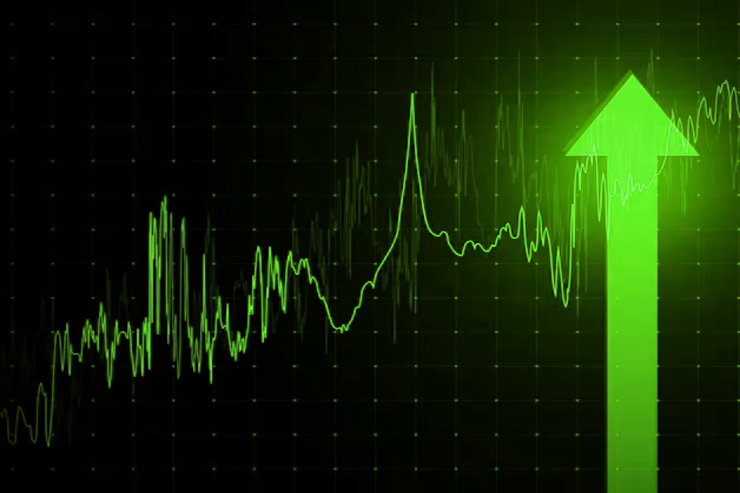
#> input picture images/background-up.png, 740 x 493 px
$ python generate.py
#> lines starting #> are read from the running program, lines starting #| are printed output that depends on the picture; after the words box and inside, x2 and y2 are one past the last pixel; in counts of white or black regions, pixels touching at a corner belong together
import datetime
import os
import re
import zoneinfo

from PIL import Image, ImageColor, ImageDraw, ImageFont, ImageOps

# [74 lines left out: function create_card, not called in this run]


WHITE = "#FFFFFF"
MUTED = "#D8DCE3"  # soft off-white for secondary text
# UP_COLOR = "#3DDC55"
UP_COLOR = "#4AFF47"
# DOWN_COLOR = "#FF4747"
DOWN_COLOR = "#FF0000"

STATUS_COLORS = {
    # "UP": "#3DDC55",     # green
    "UP": "#4AFF47",     # green
    # "DOWN": "#FF4747",   # red
    "DOWN": "#FF0000",   # red
    "EQUAL": "#B7BDC6",  # neutral gray
}

STATUS_SYMBOLS = {
    "UP": "+",
    "DOWN": "-",
    "EQUAL": "",
}


# ==========================================
# HELPER FUNCTIONS
# ==========================================
def get_now():
    tz = zoneinfo.ZoneInfo("Asia/Phnom_Penh")
    now = datetime.datetime.now(tz)
    return now.strftime("%Y %b %d | %I:%M:%S %p")


# [15 lines left out: functions safe_float, get_summary_text, not called in this run]


def parse_issue_summary(issueSummary):
    """
    Parses issue summary strings dynamically.
    Handles dual levels ("Upper (...) +0% | Lower (...) -0%"),
    single level ("Lower (7,000) -0.28%"), or plain text.
    """
    levels = []
    if not issueSummary:
        return levels

    upper = re.search(r"Upper\s*\(([\d,\.]+)\)\s*([+-][\d\.]+%)", issueSummary)
    if upper:
        levels.append(("▲", UP_COLOR, upper.group(1), upper.group(2)))

    lower = re.search(r"Lower\s*\(([\d,\.]+)\)\s*([+-][\d\.]+%)", issueSummary)
    if lower:
        levels.append(("▼", DOWN_COLOR, lower.group(1), lower.group(2)))

    return levels


def _load_font(path, size, fallback_size=None):
    try:
        return ImageFont.truetype(path, size)
    except Exception as e:
        print(f"Font loading error ({path}, {size}): {e}")
        return ImageFont.load_default(size=fallback_size or size)


def _luminance(hex_color):
    h = hex_color.lstrip("#")
    r, g, b = (int(h[i:i + 2], 16) for i in (0, 2, 4))
    return (0.299 * r + 0.587 * g + 0.114 * b) / 255


def _auto_stroke_color(fill_hex):
    return (0, 0, 0, 235) if _luminance(fill_hex) > 0.5 else (255, 255, 255, 235)


def _auto_stroke_width(font, factor=0.03, min_w=1, max_w=6):
    size = getattr(font, "size", 24)
    # Cast to explicit int to prevent Pillow float stroke error
    return int(max(min_w, min(max_w, round(size * factor))))


def _auto_gap(font, factor=0.3):
    size = getattr(font, "size", 24)
    return round(size * factor)


def _draw_text(draw, xy, text, font, fill, stroke_width=None, stroke_fill=None):
    if stroke_width is None:
        stroke_width = _auto_stroke_width(font)
    if stroke_fill is None:
        stroke_fill = _auto_stroke_color(fill)
    draw.text(xy, text, fill=fill, font=font,
              stroke_width=stroke_width, stroke_fill=stroke_fill)


def _content_scrim(W, H, dark_until=0.6, min_alpha=25, max_alpha=175):
    grad = Image.new("L", (W, 1))
    for x in range(W):
        t = x / W
        if t <= dark_until:
            alpha = max_alpha
        else:
            fade = (t - dark_until) / (1 - dark_until)
            alpha = int(max_alpha - fade * (max_alpha - min_alpha))
        grad.putpixel((x, 0), alpha)
    grad = grad.resize((W, H))
    scrim = Image.new("RGBA", (W, H), (4, 8, 10, 0))
    scrim.putalpha(grad)
    return scrim


def _rounded_mask(size, radius):
    mask = Image.new("L", size, 0)
    ImageDraw.Draw(mask).rounded_rectangle(
        [0, 0, size[0] - 1, size[1] - 1], radius=radius, fill=255
    )
    return mask


def _load_watermark_logo(logos_dir, symbol, max_size, opacity=70):
    candidates = [symbol, symbol.upper(), symbol.lower()]
    path = None
    for name in candidates:
        p = os.path.join(logos_dir, f"{name}.png")
        if os.path.isfile(p):
            path = p
            break
    if path is None:
        return None

    try:
        logo = Image.open(path).convert("RGBA")
    except Exception as e:
        print(f"Logo loading error ({path}): {e}")
        return None

    logo.thumbnail(max_size, Image.LANCZOS)
    r, g, b, a = logo.split()
    a = a.point(lambda p: int(p * opacity / 255))
    logo.putalpha(a)
    return logo


def _draw_levels_footer(draw, levels, text_x, right_edge, top_y, font_label, font_num, row_gap=None):
    if row_gap is None:
        row_gap = _auto_gap(font_label, factor=0.45)

    num_bbox = draw.textbbox((0, 0), "0", font=font_num)
    num_center = (num_bbox[1] + num_bbox[3]) / 2
    row_h = num_bbox[3]

    pct_w = max(draw.textbbox((0, 0), pct, font=font_num)[2] for _, _, _, pct in levels)
    label_gap = _auto_gap(font_label, factor=0.9)

    row_y = top_y + 10
    for label, color, value, pct in levels:
        lab_bbox = draw.textbbox((0, 0), label, font=font_label)
        label_w = lab_bbox[2]
        label_y = round(row_y + num_center - (lab_bbox[1] + lab_bbox[3]) / 2)
        _draw_text(draw, (text_x, label_y), label, font_label, color)

        _draw_text(draw, (text_x + label_w + label_gap, row_y), str(value), font_num, WHITE)
        _draw_text(draw, (right_edge - pct_w, row_y), pct, font_num, color)

        row_y += row_h + row_gap
    return row_y


# ==========================================
# CARD GENERATOR V2
# ==========================================
def create_card_v2(symbol, status, value, percent, change, issueSummary,
                   images_dir="images", fonts_dir="fonts", logos_dir="symbols",
                   logo_opacity=70, out_path="images/output.png"):
#> called with symbol = 'ABC', status = 'up', value = '11,020', percent = '0.18%', change = 20, images_dir = 'images', fonts_dir = 'fonts', logos_dir = 'symbols'
    status_key = status.upper()
    color = STATUS_COLORS.get(status_key, "#B7BDC6")
    change_symbol = STATUS_SYMBOLS.get(status_key, "")

    SCALE = 3
    W, H = 280 * SCALE, 125 * SCALE
    CORNER_RADIUS = 14 * SCALE
    MARGIN = 22 * SCALE

    # Background
    bg_path = f"{images_dir}/background-{status.lower()}.png"
    if os.path.exists(bg_path):
        bg_img = Image.open(bg_path).convert("RGB")
    else:
        bg_img = Image.new("RGB", (W, H), (20, 24, 30))

    bg_img = ImageOps.fit(bg_img, (W, H))
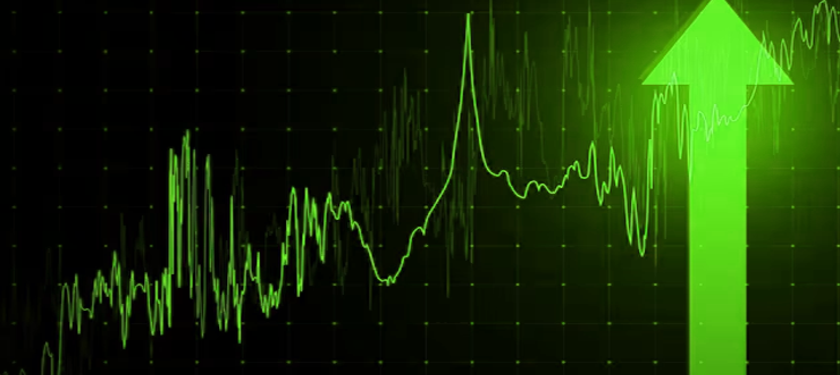
#> bg_img: PIL image 840x375 RGB; mean R, G, B 23.8, 50.4, 5.7
    img = bg_img.convert("RGBA")

    # Watermark
    watermark = _load_watermark_logo(
        logos_dir, symbol, max_size=(round(W * 0.55), round(H * 0.95)), opacity=logo_opacity
    )
    if watermark is not None:
        wx = W - watermark.width - round(MARGIN * 0.4)
        wy = (H - watermark.height) // 2
        img.alpha_composite(watermark, (wx, wy))

    scrim = _content_scrim(W, H)
#> in _content_scrim, `grad = grad.resize((W, H))`:
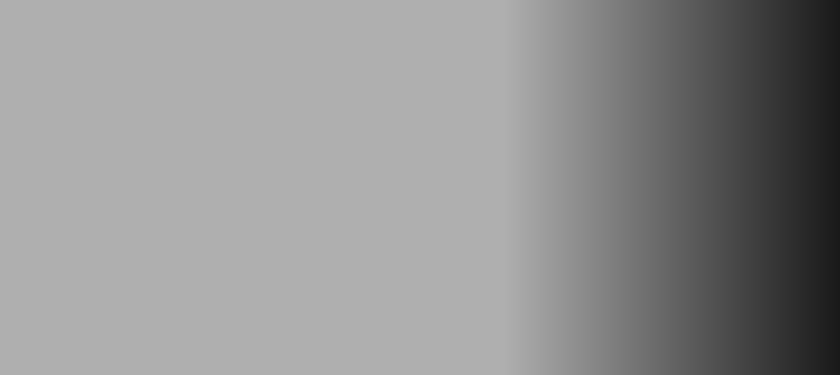
#> grad: PIL image 840x375 L; min 25, max 175, mean 144.9
#> in _content_scrim, `scrim.putalpha(grad)`:
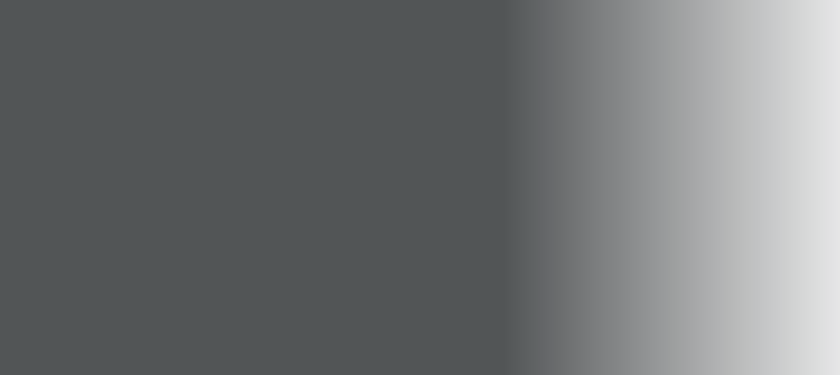
#> scrim: PIL image 840x375 RGBA; mean R, G, B, A 4, 8, 10, 144.9; transparent parts drawn white
    img = Image.alpha_composite(img, scrim)
    draw = ImageDraw.Draw(img)

    # Fonts
    font_symbol = _load_font(f"{fonts_dir}/DejaVuSans-Bold.ttf", 16 * SCALE)
    font_value = _load_font(f"{fonts_dir}/DejaVuSans-Bold.ttf", 26 * SCALE)
    font_change = _load_font(f"{fonts_dir}/DejaVuSans-Bold.ttf", 16 * SCALE)
    font_change_only = _load_font(f"{fonts_dir}/DejaVuSans-Bold.ttf", 20 * SCALE)
    font_summary = _load_font(f"{fonts_dir}/DejaVuSans-Bold.ttf", 11 * SCALE)
    font_level_label = _load_font(f"{fonts_dir}/DejaVuSans-Bold.ttf", 7 * SCALE)
    font_level_num = _load_font(f"{fonts_dir}/DejaVuSans-Bold.ttf", 8 * SCALE)
    font_datetime = _load_font(f"{fonts_dir}/DejaVuSans-Bold.ttf", 5 * SCALE)

    # Accent bar
    bar_w = 10 * SCALE
    shadow = Image.new("RGBA", (W, H), (0, 0, 0, 0))
#> shadow: PIL image 840x375 RGBA; every value is 0
    ImageDraw.Draw(shadow).rectangle([0, 0, bar_w + 6 * SCALE, H], fill=(0, 0, 0, 60))
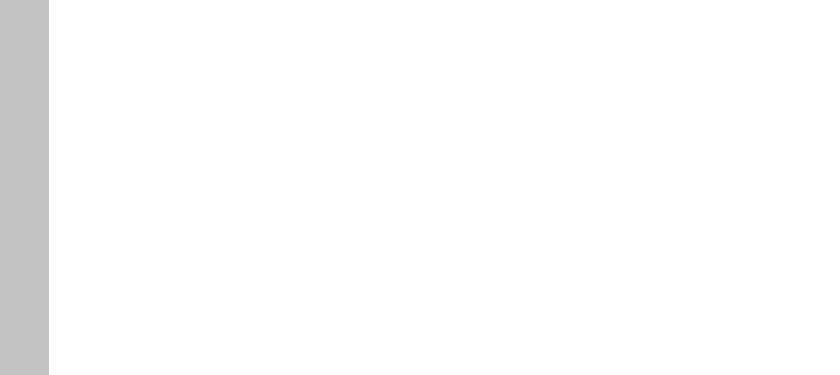
#> shadow: PIL image 840x375 RGBA; mean R, G, B, A 0, 0, 0, 3.5; transparent parts drawn white
    img = Image.alpha_composite(img, shadow)
    draw = ImageDraw.Draw(img)
    draw.rectangle([0, 0, bar_w, H], fill=color)

    text_x = MARGIN + bar_w

    def line_height(txt, font):
        bbox = draw.textbbox((0, 0), txt, font=font)
        return bbox[3] - bbox[1]

    # Footer processing
    levels = parse_issue_summary(issueSummary)
    if levels:
        row_h = draw.textbbox((0, 0), "0", font=font_level_num)[3]
#> row_h = 23
        LEVEL_ROW_GAP = _auto_gap(font_level_label, factor=0.45)
        footer_h = row_h * len(levels) + LEVEL_ROW_GAP * (len(levels) - 1)
#> footer_h = 55
    elif issueSummary:
        footer_h = line_height(issueSummary, font_summary)
    else:
        footer_h = 0

    footer_y = H - MARGIN - footer_h
#> footer_y = 254
    cursor_y = MARGIN - _auto_gap(font_symbol, factor=0.3)

    # Draw Symbol Header
    symbol_y = cursor_y
    _draw_text(draw, (text_x, cursor_y), symbol.upper(), font_symbol, color, stroke_width=0)

    # Date/Time badge
    dt_text = get_now()
    dt_bbox = draw.textbbox((0, 0), dt_text, font=font_datetime)
#> dt_bbox = (0, 3, 206, 18)
    dt_w = dt_bbox[2] - dt_bbox[0]
#> dt_w = 206
    dt_h = dt_bbox[3] - dt_bbox[1]
#> dt_h = 15

    pad_x = 7 * SCALE
    pad_y = 4 * SCALE
    badge_w = dt_w + pad_x * 2
#> badge_w = 248
    badge_h = dt_h + pad_y * 2 - 3
#> badge_h = 36

    sym_bbox = draw.textbbox((0, 0), symbol.upper(), font=font_symbol)
#> sym_bbox = (0, 9, 98, 46)
    sym_center_y = symbol_y + (sym_bbox[1] + sym_bbox[3]) / 2
#> sym_center_y = 79.5

    badge_x1 = W - MARGIN
    badge_x0 = badge_x1 - badge_w
#> badge_x0 = 526
    badge_y0 = round(sym_center_y - badge_h / 2)
#> badge_y0 = 62

    r, g, b = ImageColor.getrgb(color)
    badge_layer = Image.new("RGBA", (W, H), (0, 0, 0, 0))
    ImageDraw.Draw(badge_layer).rounded_rectangle(
        [badge_x0, badge_y0, badge_x1, badge_y0 + badge_h],
        radius=badge_h // 2,
        fill=(0, 0, 0, 72),
        outline=(r, g, b, 0),
        width=SCALE,
    )
    img = Image.alpha_composite(img, badge_layer)
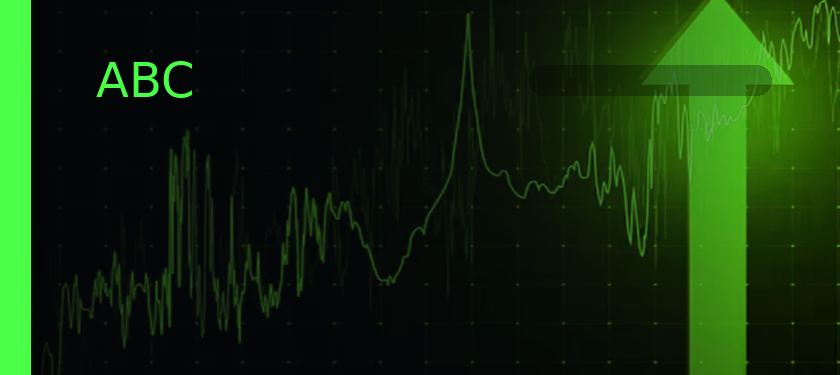
#> img: PIL image 840x375 RGBA; mean R, G, B, A 18.4, 43.2, 11.2, 255
    draw = ImageDraw.Draw(img)

    _draw_text(
        draw,
        (badge_x0 + pad_x - dt_bbox[0], badge_y0 + pad_y - dt_bbox[1]),
        dt_text, font_datetime, MUTED, stroke_width=0,
    )

    cursor_y += line_height(symbol.upper(), font_symbol) + _auto_gap(font_symbol, factor=0.45)
#> in line_height, `bbox = draw.textbbox((0, 0), txt, font=font)`: bbox = (0, 9, 98, 46)
#> cursor_y = 111

    # Main Price Value
    _draw_text(draw, (text_x, cursor_y), str(value), font_value, WHITE)
    cursor_y += line_height(str(value), font_value) + _auto_gap(font_value, factor=0.18)
#> cursor_y = 192

    # Secondary values
    row_gap = _auto_gap(font_change, factor=0.4)
    cursor_y = min(cursor_y, footer_y - row_gap - line_height(str(percent), font_change)) + 5
#> cursor_y = 197
    _draw_text(draw, (text_x, cursor_y), str(percent), font_change, MUTED)

    change_text = f"{change_symbol}{change}"
    bbox = draw.textbbox((0, 0), change_text, font=font_change)
#> bbox = (0, 9, 101, 46)
    change_w = bbox[2] - bbox[0]
#> change_w = 101
    change_x = W - MARGIN - change_w - 22
#> change_x = 651
    _draw_text(draw, (change_x, cursor_y), change_text, font_change_only, color, stroke_width=1)

    # Draw Footers
    if levels:
        _draw_levels_footer(
            draw, levels,
            text_x=text_x, right_edge=W - MARGIN, top_y=footer_y,
            font_label=font_level_label, font_num=font_level_num,
            row_gap=LEVEL_ROW_GAP,
        )
#> in _draw_levels_footer, `row_y = top_y + 10`: row_y = 264
#> the loop in _draw_levels_footer, `for label, color, value, pct in levels:` made 2 passes
#> (label_y, row_y) on passes 1 to 2: (264, 296), (296, 328)
#> after the loop in _draw_levels_footer, `for label, color, value, pct in levels:`: row_y = 328
    elif issueSummary:
        _draw_text(draw, (text_x, footer_y), issueSummary, font_summary, MUTED)

    # Mask Corners
    mask = _rounded_mask((W, H), CORNER_RADIUS)
#> in _rounded_mask, `mask = Image.new("L", size, 0)`: mask: PIL image 840x375 L; every value is 0
#> in _rounded_mask, `ImageDraw.Draw(mask).rounded_rectangle( [0, 0, size[0] - 1, size[1] - ..`:
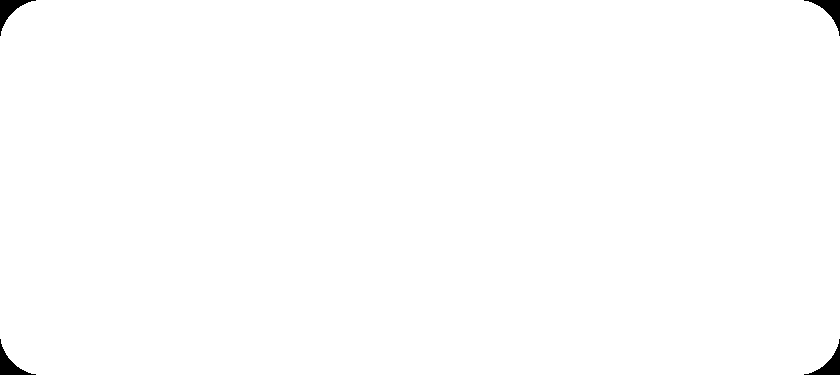
#> mask: PIL image 840x375 L; 99.5% white; 4 black regions, box (x1, y1, x2, y2) and area: (0, 0, 36, 36) 393, (804, 0, 840, 36) 393, (0, 339, 36, 375) 393, (804, 339, 840, 375) 393
    final = Image.new("RGBA", (W, H))
    final.paste(img, (0, 0), mask)
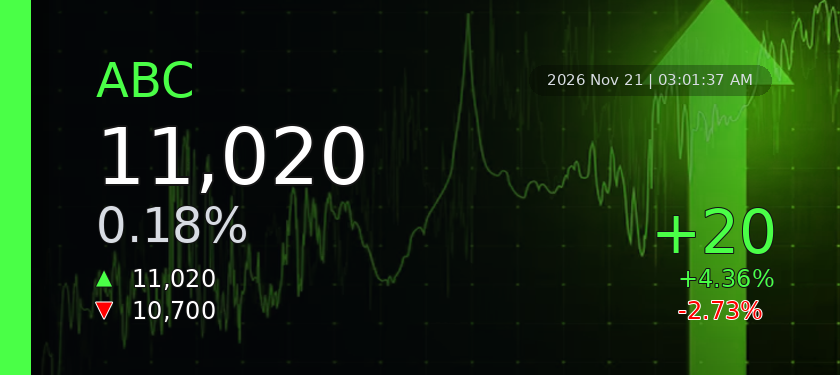
#> img: PIL image 840x375 RGBA; mean R, G, B, A 24.4, 49, 17.2, 254.6; transparent parts drawn white
    final = final.convert("RGB")
#> final: PIL image 840x375 RGB

    os.makedirs(os.path.dirname(out_path) if os.path.dirname(out_path) else ".", exist_ok=True)
    final.save(out_path)
    print(f"Saved {out_path}")
    return out_path


if __name__ == "__main__":
    issueName = "ABC"
    changeUpDown = "up"
    currentPrice = "11,020"
    percentChange = "0.18"
    change = 20
    issueSummary = "Upper (11,020) +4.36% | Lower (10,700) -2.73%"

    img_path = create_card_v2(
        issueName, changeUpDown, currentPrice, f"{percentChange}%", change, issueSummary
    )
